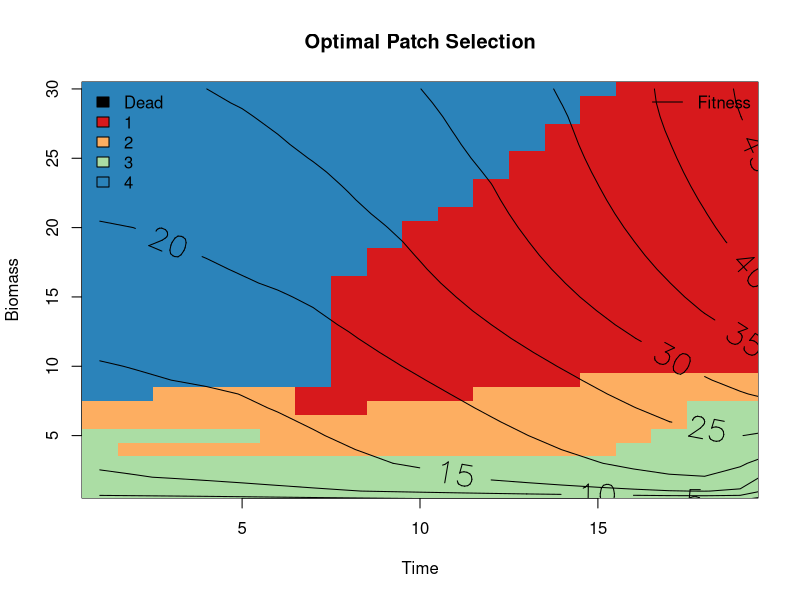

Reproduce this figure in R.
###############################################################################
######Demonstrations of Dynamic Programming for Optimal Decision Strategy######
######Sean Wu 11/2/2016########################################################
###############################################################################

library(RColorBrewer)

##################################
###Simple Patch-Selection Model###
##################################

#based on code in "A Practical Guide to Ecological Modeling"

#fitness:
#x: biomass
#t: current time
#x_max: maximal biomass allowed
#x_crit: minimum biomass to survive
#f: matrix of optimal fitness values
fitness <- function(x,t,x_max,x_crit,f){
  xx <- pmin(x,x_max)
  xx <- pmax(xx,x_crit)
  out <- f[t,(xx-x_crit+1)]
  return(out)
}

#dynProgPatch: run the dynamic programming patch model
#npatch: number of patches
#psurvive: numeric vector of survival probability upon travel to that patch
#pfood: numeric vector of probability to find food at that patch
#cost: numeric vector of cost in biomass to travel to that patch
#feedgain: numeric vector of biomass gain from food at that patch
#repr: numeric vector of maximal reproduction gain at that patch
#x_crit: minimum biomass to survive
#x_max: maximal biomass allowed
#x_rep: minimum biomass to reproduce
#t_max: number of time steps
#fend: final maximum possible fitness at t_max
dynProgPatch <- function(npatch=3,psurvive=c(0.99,0.95,0.98),pfood=c(0.2,0.5,0.0),cost=c(1,1,1),
                      feedgain=c(2,4,0),repr=c(0,0,4),x_crit=0,x_max=30,x_rep=4,t_max=20,fend=60){
  
  x_class <- x_crit:x_max #biomass classes
  nmass <- length(x_class) #number of mass classes
  times <- 1:(t_max-1) #number of time steps
  kx <- 0.25*x_max #half-saturation coefficient for Michaelis-Menten response
  
  #allocate containers
  f <- matrix(0,nrow=t_max,ncol=nmass) #optimal fitness values
  bestpatch <- matrix(0,nrow=t_max-1,ncol=nmass-1) #best patch
  V <- vector(mode="numeric",length=npatch) #current fitness
  
  f[t_max,] <- fend*(x_class-x_crit) / (x_class-x_crit+kx) #final fitness evaluated as Michaelis-Menten response
  
  #run dynamic programming optimzation loop
  for(t in rev(times)){ #iterate backwards in time
    
    for(x in x_class[-1]){ #calculate for all classes except x_crit
      
      dfit <- pmax(0,pmin(x-x_rep,repr)) #possible immediate fitness gain for class x at each patch
      #expected gain in fitness:
      #probability of survival X (probability to find food X biomass at next time if found food + probability to not find food X biomass at next time if did not find food)
      #prob of survival X ((prob of food X fitness) if fed + ((1-prob) of food X fitness if not fed))
      expectgain <- psurvive * (pfood * fitness(x=(x-cost+feedgain-dfit),t=t+1,x_max=x_max,x_crit=x_crit,f=f) +
                                  (1-pfood) * fitness(x=(x-cost-dfit),t=t+1,x_max=x_max,x_crit=x_crit,f=f)) 
      
      V <- dfit + expectgain #current fitness
      V[expectgain==0] <- 0 #kill animals below critical value
      f[t,(x-x_crit+1)] <- max(V) #optimal fitness
      bestpatch[t,(x-x_crit)] <- which.max(V) #best patch
      
    } #next biomass class X
    
  }#next time t
  
  image(x=times,y=x_class[-1],z=bestpatch,zlim=c(0,npatch),main="Optimal Patch Selection",
        col=c("Black",brewer.pal(npatch,"Spectral")),xlab="Time",ylab="Biomass")
  contour(x=1:t_max,y=x_class,z=f,add=TRUE,drawlabels=TRUE,labcex=2)
  legend(x="topleft",fill=c("Black",brewer.pal(npatch,"Spectral")),legend=c("Dead",paste0(1:npatch)),bty="n")
  legend(x="topright",legend="Fitness",lty=1,bty="n")
  # return(list(times=times,f=f,bestpatch=bestpatch))
}


dynProgPatch(npatch = 4,psurvive = c(0.95,0.91,0.86,0.86),pfood = c(0.5,0.55,0.7,0.0),cost=c(1,1,1,1),feedgain = c(2,4,5,0),repr = c(0,0,0,5))